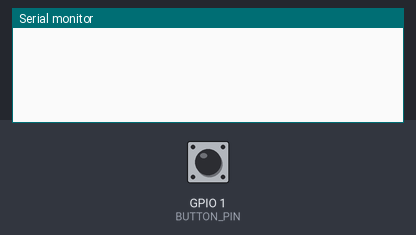
A sketch run on a simulated ESP32-S2. On the bench: the last lines printed to the serial monitor. The inputs (shaded band) are chosen by the test bench; at power-on: GPIO 1 (BUTTON_PIN) HIGH.

Above: at 1.2 s.
1.3 s: GPIO 1 (BUTTON_PIN) pulled LOW for 0.15 s
At 1.9 s:
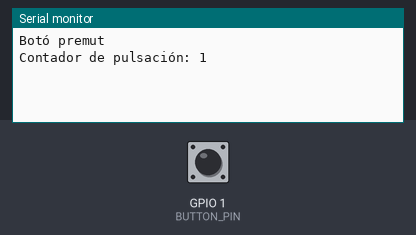
2.9 s: GPIO 1 (BUTTON_PIN) pulled LOW for 1 s
At 4.4 s:
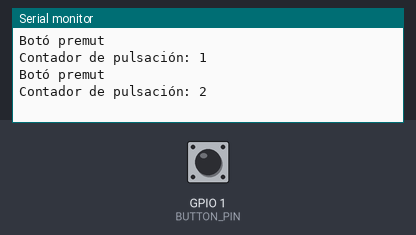
5.4 s: GPIO 1 (BUTTON_PIN) pulled LOW for 0.15 s
At 6.3 s:
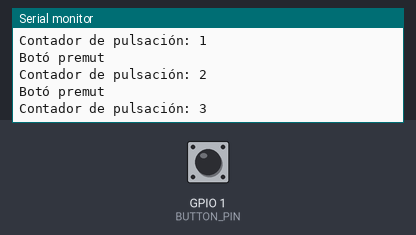

Measured:
- after the input at 1.3 s, the serial monitor: prints a new line after 0.05 s (image 1)
- after the input at 2.9 s, the serial monitor: prints a new line after 0.05 s (image 2)
- after the input at 5.4 s, the serial monitor: prints a new line after 0.05 s (image 3)

The sketch:

EX7_boton.ino
```cpp
//Código principalmente extraído de la práctica.

//Variables, del botón y el tiempo.
#define BUTTON_PIN 1  // GPIO21 pin connected to button
#define DEBOUNCE_TIME  50 // debounce time in milliseconds

// Variables for debounce logic
int lastSteadyState = LOW;
int lastFlickerableState = LOW;
int currentState;
unsigned long lastDebounceTime = 0;

int contador = 0; //Esto es el contador, que es lo necesario para hacer la práctica.

void setup() {
 Serial.begin(9600);
 pinMode(BUTTON_PIN, INPUT_PULLUP);
}

bool button() { //Esto es el código del botón, para determinar si se ha dado o no.
 currentState = digitalRead(BUTTON_PIN);

 if (currentState != lastFlickerableState) {
   lastDebounceTime = millis();
   lastFlickerableState = currentState;
 }

 if ((millis() - lastDebounceTime) > DEBOUNCE_TIME) {
   if (lastSteadyState != currentState) {
     lastSteadyState = currentState;
     // Retorna true si el botó està premut (LOW per INPUT_PULLUP)
     return (currentState == LOW);
   }
 }

 // Retorna false si no hi ha canvi o el botó no està premut
 return false;
}

void loop() {
 if (button()) { //Esto llama a la función del botón para comprobar si está siendo presionado o no.
   //He dejado esta línea porque está chula, y no hace daño a nadie ;)
   Serial.println("Botó premut");
  contador++; //Esto suma el contador en cada vuelta, pues si entra aquí es porque el botón está presionado.
   Serial.print("Contador de pulsación: ");
   Serial.println(contador);
 }
}
```
